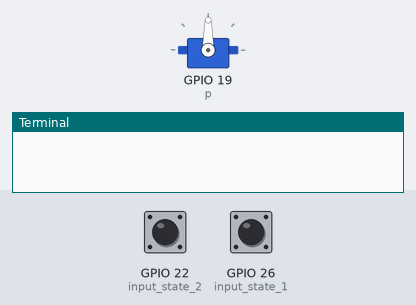
This program was run on a simulated Raspberry Pi (BCM pin numbers). On the bench: servo, the last lines printed to the terminal. The test bench sets the inputs (shaded band); at power-on: GPIO 26 (input_state_1) HIGH, GPIO 22 (input_state_2) HIGH. Servo angles are drawn from the pulse width (0.5 ms = 0°, 2.5 ms = 180°).

Above: at 1.2 s.
1.3 s: GPIO 26 (input_state_1) pulled LOW for 0.15 s
At 1.9 s:
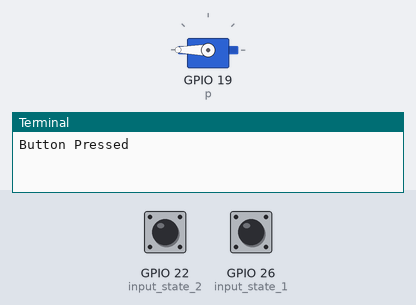
At 2.4 s:
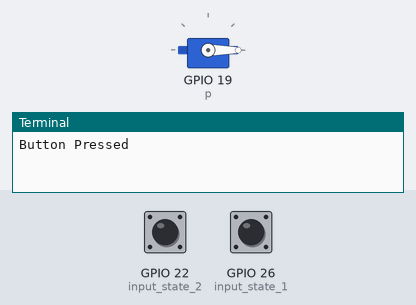
Timing chart, 0 to 10.3 s (numbered marks = the images above; inputs shaded):
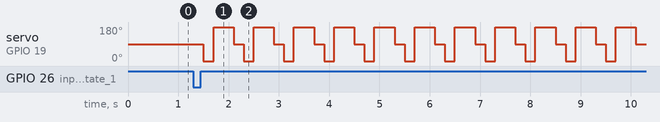

Measured:
- after the input at 1.3 s, servo on GPIO 19 (p): 90° → 0° after 0.20 s, then repeats every 0.80 s: 180° 0.40 s, 90° 0.20 s, 0° 0.20 s

The program:

servo_sensor.py
```python
# Program to interface Servo motor to rotate based on Sensor/switch status
import RPi.GPIO as GPIO
import time

GPIO.setmode(GPIO.BCM)

GPIO.setup(26, GPIO.IN, pull_up_down=GPIO.PUD_UP)
GPIO.setup(22, GPIO.IN, pull_up_down=GPIO.PUD_UP)

GPIO.setup(19, GPIO.OUT)

p = GPIO.PWM(19, 50)

p.start(7.5)
try:
    while True:
        input_state_1 = GPIO.input(26)
        input_state_2 = GPIO.input(22)
        if input_state_1 == False:
            print('Button Pressed')
            while True:
                p.ChangeDutyCycle(7.5)  # turn towards 90 degree
                time.sleep(0.2) # sleep 1 second
                p.ChangeDutyCycle(2.5)  # turn towards 0 degree
                time.sleep(0.2) # sleep 1 second
                p.ChangeDutyCycle(12.5) # turn towards 180 degree
                time.sleep(0.2) # sleep 1 second
                time.sleep(0.2)
                if (input_state_2 == False):
                    print('stopped')
                    #p.stop()
                    GPIO.cleanup()
except KeyboardInterrupt:
    #p.stop()
    GPIO.cleanup()
```
